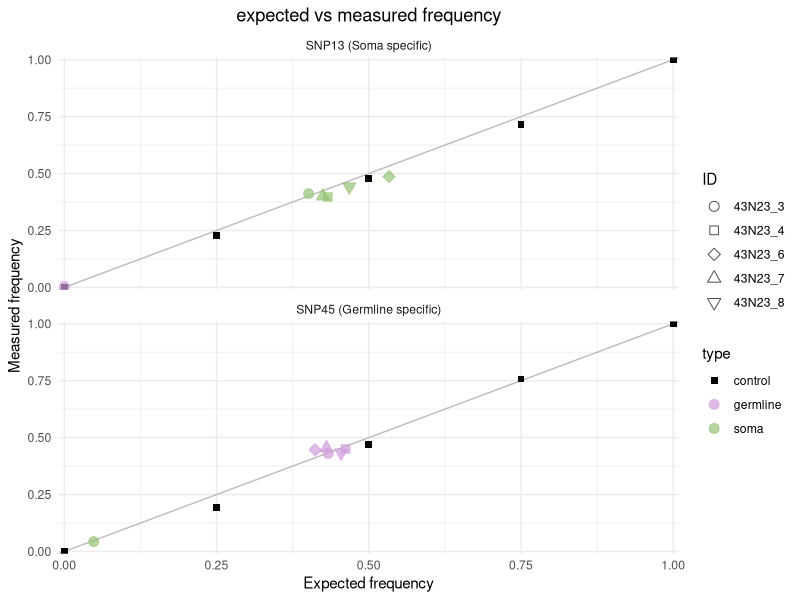
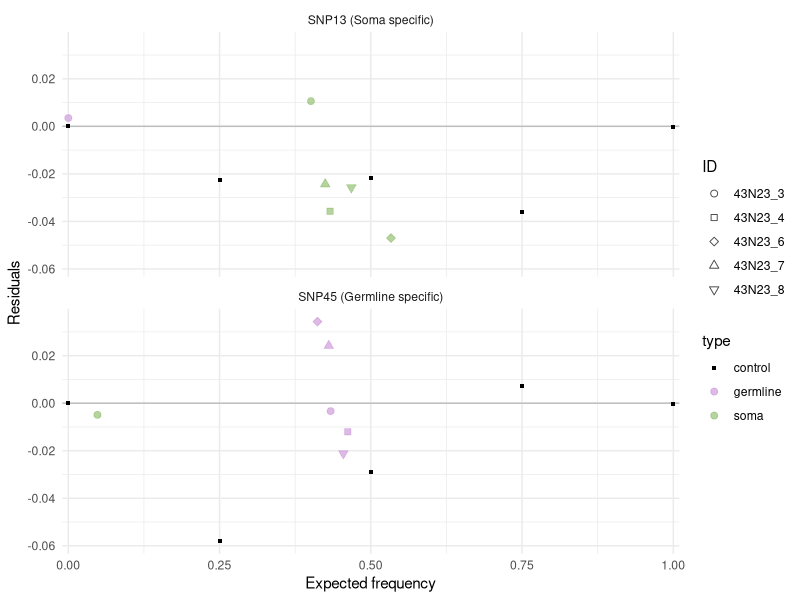
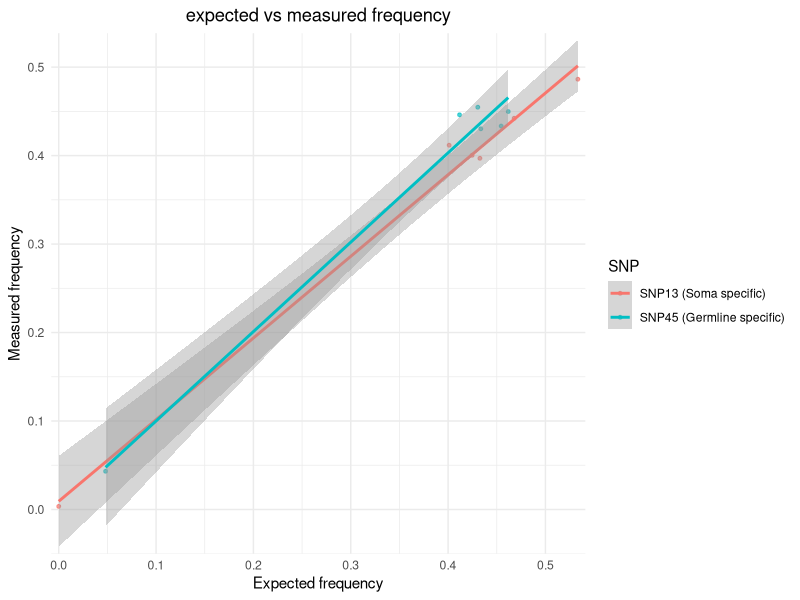
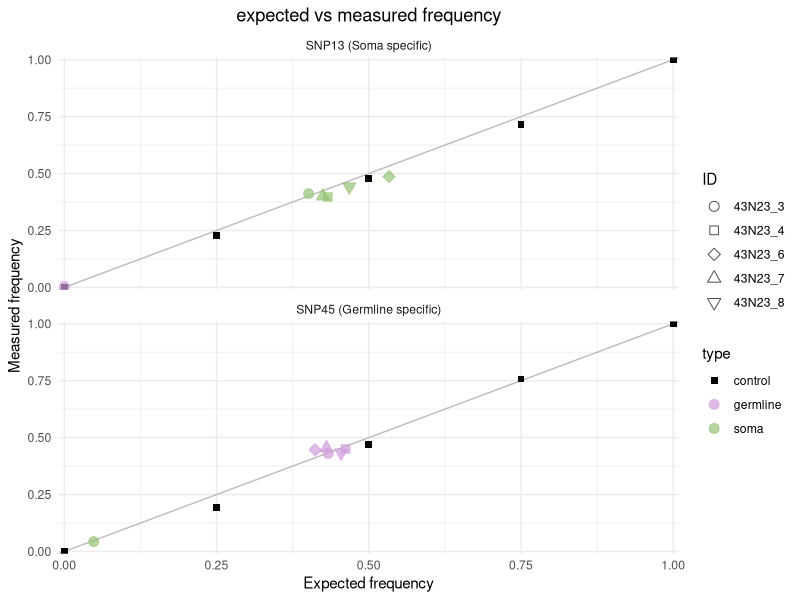
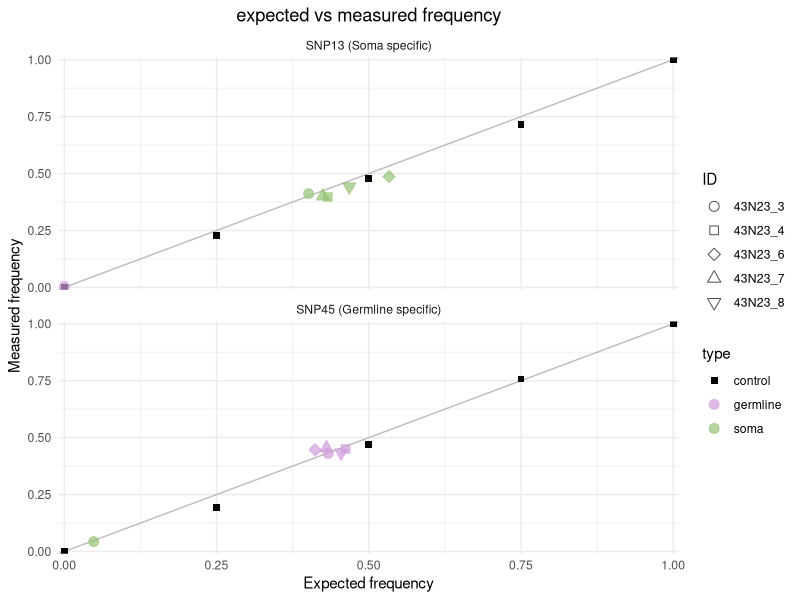
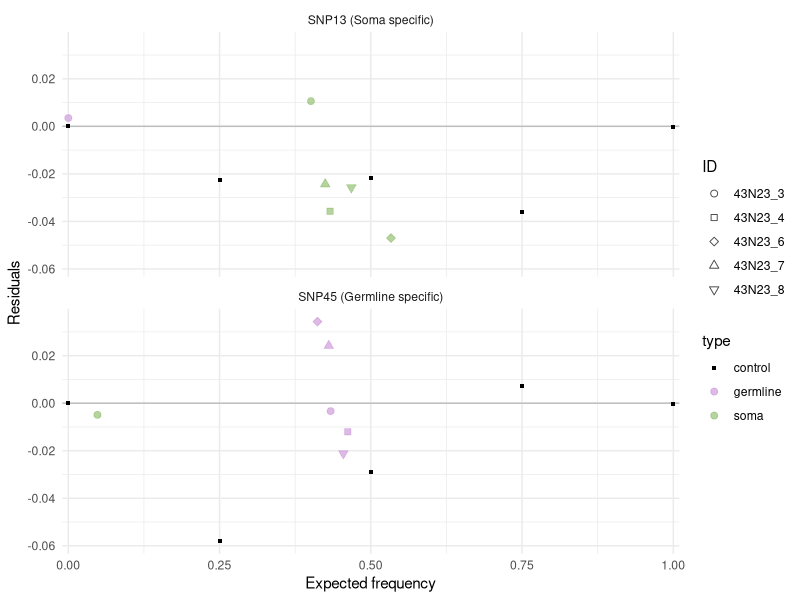
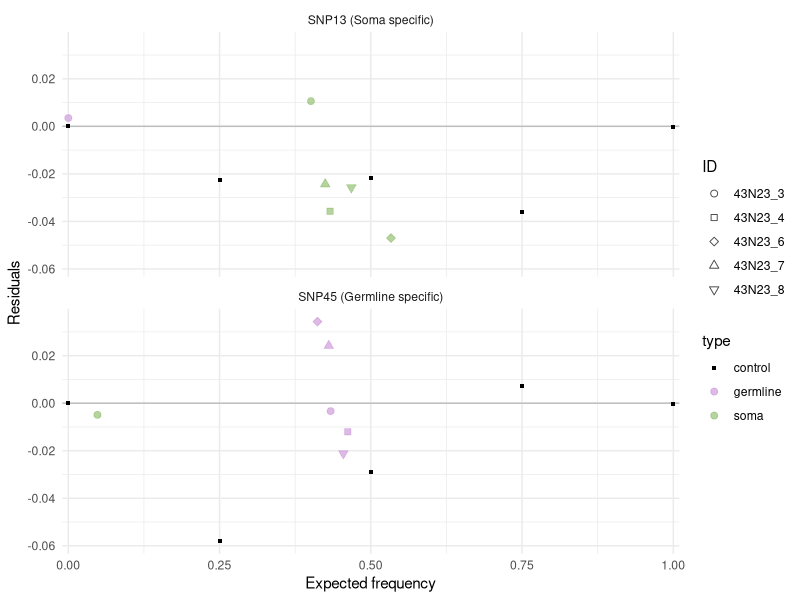

R code for these plots, in order:
## ---- chunk 1
knitr::opts_chunk$set(echo = TRUE)

library(tidyverse)
library(readxl)

rename = dplyr::rename


samples = c("3S","4S","6S","7S","8S",
            "3L","4L","6L","7L","8L",
"100-0","75-25","50-50","25-75","0-100")


mushrooms = c("43N23_3", "43N23_4", "43N23_6", "43N23_7","43N23_8")
shapes  = c(21,22,23,24,25)
names(shapes) = mushrooms

types = c("soma","germline","control")
colors = c("#96c176ff","#cf9ddbff","#000000FF")
names(colors) = types
  
order = c("100-0","75-25","50-50","25-75","0-100",
          "43N23_3", "43N23_4", "43N23_6", "43N23_7","43N23_8")
## ---- chunk 2


#change wd and load datafrane
SNP13.data <- read_excel("../../data/DNA/frequency_combined.xlsx", sheet="SNP13") %>%
  mutate(SNP = "SNP13 (Soma specific)")

SNP45.data <- read_excel("../../data/DNA/frequency_combined.xlsx", sheet="SNP45") %>%
  mutate(SNP = "SNP45 (Germline specific)")

bind_rows(SNP13.data,SNP45.data ) %>%
  mutate(type = replace(type, grepl("S",sample),"soma")) %>%
  mutate(type = replace(type, grepl("L",sample),"germline"))->
  data

# Split it up in control and biological samples

data.biological = data %>% filter(type != "control") %>%
  mutate(ID = substring(sample,1,1)) %>%
  mutate(ID = replace(ID, grepl("3",sample),"43N23_3")) %>%
  mutate(ID = replace(ID, grepl("4",sample),"43N23_4")) %>%
  mutate(ID = replace(ID, grepl("6",sample),"43N23_6")) %>%
  mutate(ID = replace(ID, grepl("7",sample),"43N23_7")) %>%
  mutate(ID = replace(ID, grepl("8",sample),"43N23_8")) 
  
  

data.control = data %>% filter(type == "control") %>%
  mutate(ID = sample)
## ---- chunk 3

# Correct the samples to the true names 
data.biological %>%
  group_by(SNP,ID,type,experiment,expected) %>% #average of technical replicates
  summarise(measured = mean(measured)) %>%
  group_by(SNP,ID,type,expected) %>%
  summarise(mean_measured = mean(measured)) %>%
  mutate(mean_residuals = mean_measured - expected) %>%
  mutate(ID = factor(ID,levels=order))->
 data.biological 

data.control %>%
  group_by(SNP,ID,type,experiment,expected) %>% #average of technical replicates
  summarise(measured = mean(measured)) %>%
  group_by(SNP,ID,type,expected) %>%
  summarise(mean_measured = mean(measured)) %>%
  mutate(mean_residuals = mean_measured - expected) %>%
  mutate(ID = factor(ID,levels=order)) ->
 data.control 

bind_rows(data.biological,data.control)->
  data

  

## ---- chunk 4


#plotting
#scatterplot
ggplot(data = data.biological, aes(x=expected,
            y=mean_measured,
            label = ID,
            fill = type,
            color = type,
            shape = ID)) + 
  geom_abline(intercept=0, slope=1, color="grey", linewidth=0.5) + 
  geom_point(data = data.control,
             size=2, shape = 15) + ##exclude errorbar if needed
  geom_point(
             size=3, alpha = 0.7) + ##exclude errorbar if needed
  scale_y_continuous(expand=c(0.005,0.005)) + 
  scale_x_continuous(expand=c(0.005,0.005)) +
  xlab("Expected frequency") +
  ylab("Measured frequency") +
  ggtitle("expected vs measured frequency") +
  theme_minimal() +
  theme(plot.title = element_text(hjust = 0.5)) + 
  scale_color_manual(values = colors) +
  scale_fill_manual(values = colors) +
  scale_shape_manual(values = shapes) +
  facet_wrap("SNP",ncol = 1 ) ->
  scatterPlot
scatterPlot

#save as svg and png
ggsave(plot =  scatterPlot,dpi = 300,
       bg = "white",
       paste("../../results/DNA/SNP.digitalPCR.scatter.png", sep=""))
ggsave(plot =  scatterPlot, paste("../../results/DNA/SNP.digitalPCR.scatter.pdf", sep=""),
        width=5, height=6)





## ---- chunk 5



#plotting
#scatterplot
ggplot(data = data.biological, aes(x=expected,
            y=mean_residuals,
            label = ID,
            fill = type,
            color = type,
            shape = ID)) + 
  geom_hline(yintercept=0, color="grey", linewidth=0.5) +
  geom_point(data = data.control,
             size=1, shape = 15) + ##exclude errorbar if needed
  geom_point(
             size=2, alpha = 0.7) + ##exclude errorbar if needed
  scale_y_continuous(expand=c(0.005,0.005)) + 
  scale_x_continuous(expand=c(0.005,0.005)) +
  xlab("Expected frequency") +
  ylab("Residuals") + 
  theme_minimal() +
  theme(plot.title = element_text(hjust = 0.5)) + 
  scale_color_manual(values = colors) +
  scale_fill_manual(values = colors) +
  scale_shape_manual(values = shapes) +
  facet_wrap("SNP",ncol = 1 ) ->residual.plot


residual.plot

#save as svg and png
ggsave(plot = residual.plot, dpi = 300,
       bg = "white",
       paste("../../results/DNA/SNP.digitalPCR.residual.png", sep=""))
ggsave(plot = residual.plot,  paste("../../results/DNA/SNP.digitalPCR.residual.pdf", sep=""),
        width=3, height=3)
## ---- chunk 6


ggplot(data = data.biological, aes(x=expected,
            y=mean_measured,
            color = SNP)) + 
  geom_point(
             size=1, alpha = 0.7) + 
  geom_smooth(method = "lm")+
  scale_y_continuous(expand=c(0.005,0.005)) + 
  scale_x_continuous(expand=c(0.005,0.005)) +
  xlab("Expected frequency") +
  ylab("Measured frequency") +
  ggtitle("expected vs measured frequency") +
  theme_minimal() +
  theme(plot.title = element_text(hjust = 0.5)) 


# Maximum residual of a sample
data.biological %>%
  group_by(SNP) %>%
  nest() %>%  # Nest data by group
  mutate(
    # Apply linear model for each group and save the model
    model = map(data, ~ lm(mean_measured ~ expected, data = .x)),
    
    # Extract Pearson correlation for each group
    pearson_correlation = map_dbl(data, ~ cor(.x$mean_measured, .x$expected, method = "pearson")),
    
    # Extract equation for each group
    equation = unlist(map(model, ~ {
      coef <- coef(.x)
      paste0("y = ", round(coef[1], 3), " + ", round(coef[2], 3), " * x")
    }
    ))
  )%>%
  mutate(R2 = pearson_correlation*pearson_correlation) %>%
  select(SNP,equation,R2 ) ->
  linearModel

data.biological %>%
   group_by(SNP) %>%
 summarise(maxResidual = max(abs(mean_residuals)))->
  maxResidual

inner_join(linearModel,maxResidual)

